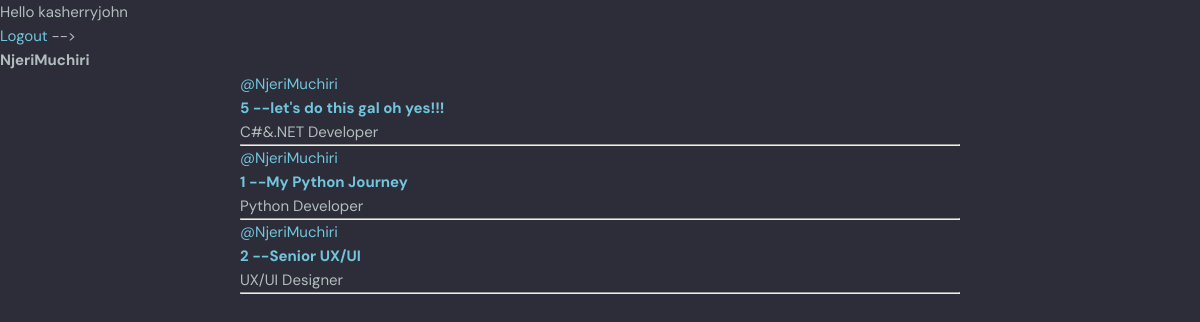
The app's page /profile/1/ (signed in) with its own data.
### journeyingblogs/models.py (models this page shows, shortened)
class Chamber(models.Model):
    host = models.ForeignKey(User, on_delete=models.SET_NULL, null=True)
    topic = models.ForeignKey(Topic, on_delete=models.SET_NULL, null=True)
    name = models.CharField(max_length=200)
    description = models.TextField(null=True, blank=True)
    techiesspace = models.ManyToManyField(User, related_name='techiesspace', blank=True)
    updated = models.DateTimeField(auto_now=True)
    created = models.DateTimeField(auto_now_add=True)
    class Meta:
       ordering = ['-updated', '-created']

class Topic(models.Model):
    name = models.CharField(max_length=200)

### journeyingblogs/views.py (the view)
# urls.py: path('profile/<str:pk>/', views.userProfile, name="user-profile"),
def userProfile(request, pk):
    user = User.objects.get(id=pk)
    chambers = user.chamber_set.all()
    chamber_messages = user.message_set.all()
    topics = Topic.objects.all()
    context = {'user': user, 'chambers': chambers, 'chamber_messages': chamber_messages,
               'topics': topics}
    return render(request, 'journeyingblogs/userprofile.html', context)

### journeyingblogs/templates/journeyingblogs/userprofile.html (shortened to what this page needs)
{% extends 'main.html' %}
{% block content %}
<h1>{{user.username}}</h1>
<div class="userprofile-container">
    <div>
        </div>
            <div>
             {% include 'journeyingblogs/content.html' %}
            </div>
        <div>
    </div>
</div>
{% endblock %}

### templates/navbar.html (shortened to what this page needs)
{% load static %}
    {% if request.user.is_authenticated %}
    <p>Hello {{request.user}}</p>
    <a href="{% url 'logoutuser'%}">Logout</a>
    {% else %}
    <a href="{% url 'loginpage'%}">Login</a>
    {% endif %}
</body>
</html>

### journeyingblogs/templates/journeyingblogs/content.html (shortened to what this page needs)
<div>
    {% for chamber in chambers %}
    <div>
        <a href="{% url 'user-profile' chamber.host.id %}">@{{chamber.host.username}}</span>
        <h5>{{chamber.id}} -- <a href="{% url 'chamber' chamber.id %}">{{chamber.name}}</h5></a>
        <small>{{chamber.topic.name}}</small>
        <hr>
    </div>
    {% endfor %}
    </div>

### static/styles/style.css (style rules this page uses)
:root { --color-main: #71c6dd; --color-main-light: #e1f6fb; --color-dark: #3f4156; --color-dark-medium: #51546e; --color-dark-light: #696d97; --color-light: #e5e5e5; --color-gray: #8b8b8b; --color-light-gray: #b2bdbd; --color-bg: #2d2d39; --color-success: #5dd693; --color-error: #fc4b0b; }
* { font-family: "DM Sans", -apple-system, BlinkMacSystemFont, "Segoe UI", Roboto, Oxygen, Ubuntu, Cantarell, "Open Sans", "Helvetica Neue", sans-serif; margin: 0; padding: 0; box-sizing: border-box; text-rendering: optimizeLegibility; font-size: inherit; }
html { font-size: 56.25%; }
@media only screen and (min-width: 1200px) { html { font-size: 62.5%; } }
body { line-height: 1.6; font-weight: 400; font-size: 1.5rem; color: var(--color-light-gray); background-color: var(--color-bg); min-height: 100vh; }
a { display: inline-block; color: var(--color-main); text-decoration: none; }

### journeyingblogs/templates/journeyingblogs/userprofile.html (style rules this page uses)
.userprofile-container { display: grid; grid-template-columns: 1fr 3fr 1fr; }

### records on screen
Chamber: host.username "NjeriMuchiri", id "5", name "let's do this gal oh yes!!!", topic.name "C#&.NET Developer"
Chamber: host.username "NjeriMuchiri", id "1", name "My Python Journey", topic.name "Python Developer"
Chamber: host.username "NjeriMuchiri", id "2", name "Senior UX/UI", topic.name "UX/UI Designer"

### other values on screen
{{ request.user }} "kasherryjohn"
{{ user.username }} "NjeriMuchiri"
